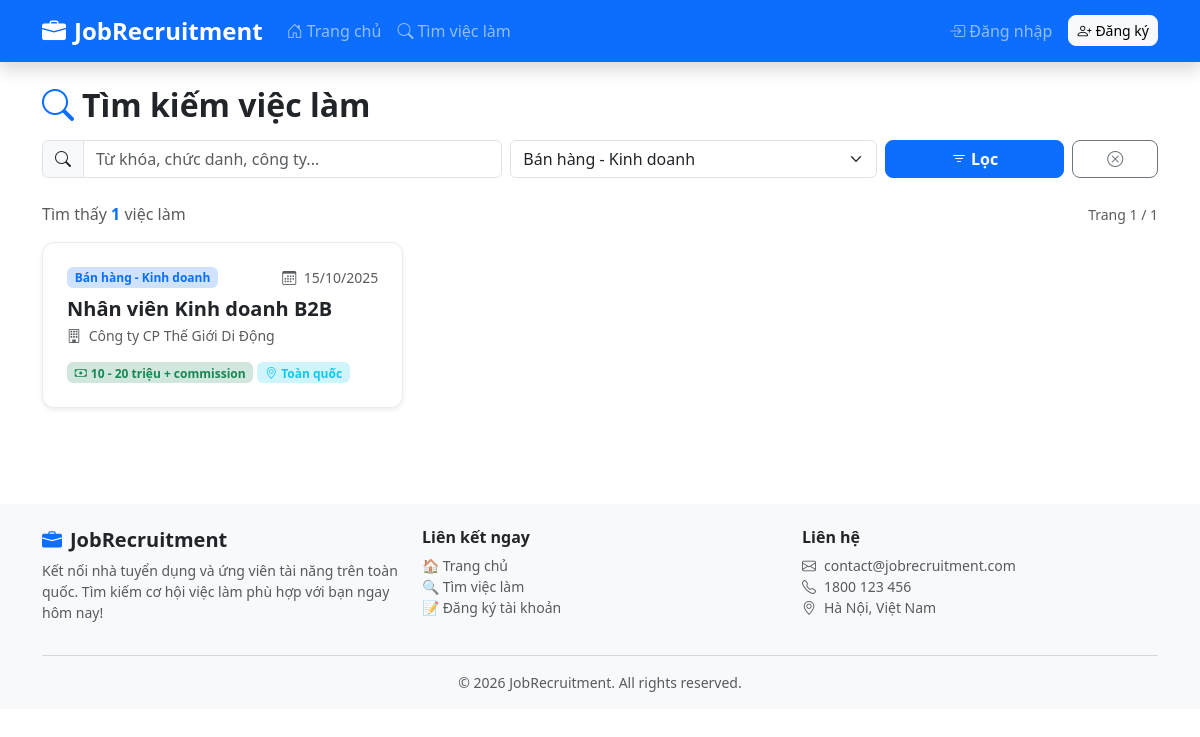
Page /jobs?category=8 on the committed database.
### tables this page shows
CREATE TABLE `jobs` (
    `id`           INT AUTO_INCREMENT PRIMARY KEY COMMENT 'Khóa chính',
    `category_id`  INT           NOT NULL         COMMENT 'Ngành nghề (FK → categories.id)',
    `title`        VARCHAR(200)  NOT NULL         COMMENT 'Tiêu đề vị trí tuyển dụng',
    `company`      VARCHAR(200)  NOT NULL         COMMENT 'Tên công ty tuyển dụng',
    `salary`       VARCHAR(100)  DEFAULT NULL     COMMENT 'Mức lương (VD: 10-15 triệu)',
    `location`     VARCHAR(200)  DEFAULT NULL     COMMENT 'Địa điểm làm việc',
    `description`  TEXT          DEFAULT NULL     COMMENT 'Mô tả công việc chi tiết',
    `requirements` TEXT          DEFAULT NULL     COMMENT 'Yêu cầu ứng viên',
    `benefits`     TEXT          DEFAULT NULL     COMMENT 'Quyền lợi được hưởng',
    `deadline`     DATE          DEFAULT NULL     COMMENT 'Hạn nộp hồ sơ',
    `status`       ENUM('active', 'closed') NOT NULL DEFAULT 'active' COMMENT 'Trạng thái: active=đang tuyển, closed=đã đóng',
    `created_at`   TIMESTAMP DEFAULT CURRENT_TIMESTAMP COMMENT 'Thời điểm đăng tin',
    CONSTRAINT `fk_jobs_category`
        FOREIGN KEY (`category_id`) REFERENCES `categories`(`id`) ON DELETE CASCADE
);

CREATE TABLE `categories` (
    `id`         INT AUTO_INCREMENT PRIMARY KEY COMMENT 'Khóa chính',
    `name`       VARCHAR(100) NOT NULL          COMMENT 'Tên ngành nghề',
    `created_at` TIMESTAMP DEFAULT CURRENT_TIMESTAMP
);

### core/Controller.php (called while the page is built, shortened)
<?php
abstract class Controller
{
    protected function render(string $view, array $data = []): void
    {
        extract($data);
        $viewPath = __DIR__ . '/../views/' . $view . '.php';
        require $viewPath;
    }
}

### controllers/JobController.php (called while the page is built, shortened)
<?php
class JobController extends Controller
{
    public function index(): void
    {
        $jobModel      = new Job();
        $categoryModel = new Category();
        $keyword    = trim($_GET['keyword']  ?? '');
        $categoryId = (int) ($_GET['category'] ?? 0);
        $page       = max(1, (int) ($_GET['page'] ?? 1));
        $perPage    = 9;
        $jobs      = $jobModel->getList($page, $perPage, $keyword, $categoryId);
        $totalJobs = $jobModel->countList($keyword, $categoryId);
        $totalPages = (int) ceil($totalJobs / $perPage);
        $categories = $categoryModel->getAllSimple();
        $this->render('jobs/index', [
            'jobs'        => $jobs,
            'categories'  => $categories,
            'keyword'     => $keyword,
            'categoryId'  => $categoryId,
            'page'        => $page,
            'totalPages'  => $totalPages,
            'totalJobs'   => $totalJobs,
            'flash'       => $this->getFlash(),
        ]);
    }
}

### index.php (called while the page is built, shortened)
<?php
require_once __DIR__ . '/config/database.php';
require_once __DIR__ . '/core/Database.php';
require_once __DIR__ . '/core/Model.php';
require_once __DIR__ . '/core/Controller.php';
require_once __DIR__ . '/models/Category.php';
require_once __DIR__ . '/models/Job.php';
require_once __DIR__ . '/controllers/JobController.php';
$router = new Router();
$router->get('/',     'HomeController', 'index');
$router->get('/home', 'HomeController', 'index');
$router->get( '/login',    'AuthController', 'loginForm');
$router->post('/login',    'AuthController', 'login');
$router->get( '/register', 'AuthController', 'registerForm');
$router->post('/register', 'AuthController', 'register');
$router->get( '/logout',   'AuthController', 'logout');
$router->get( '/jobs',        'JobController', 'index');
$router->get( '/jobs/detail', 'JobController', 'detail');
$router->get( '/jobs/apply',  'JobController', 'applyForm');
$router->post('/jobs/apply',  'JobController', 'apply');
$router->get( '/profile',        'ProfileController', 'index');
$router->post('/profile/update', 'ProfileController', 'update');
$router->get('/my-applications', 'ApplicationController', 'history');
$router->get('/admin',           'AdminDashboardController', 'index');
$router->get('/admin/dashboard', 'AdminDashboardController', 'index');
$router->get( '/admin/users',        'AdminUserController', 'index');
$router->get( '/admin/users/create', 'AdminUserController', 'createForm');
$router->post('/admin/users/create', 'AdminUserController', 'create');
$router->get( '/admin/users/edit',   'AdminUserController', 'editForm');
$router->post('/admin/users/edit',   'AdminUserController', 'edit');
$router->post('/admin/users/delete', 'AdminUserController', 'delete');
$router->get( '/admin/jobs',        'AdminJobController', 'index');
$router->get( '/admin/jobs/create', 'AdminJobController', 'createForm');
$router->post('/admin/jobs/create', 'AdminJobController', 'create');
$router->get( '/admin/jobs/edit',   'AdminJobController', 'editForm');
$router->post('/admin/jobs/edit',   'AdminJobController', 'edit');
$router->post('/admin/jobs/delete', 'AdminJobController', 'delete');
$router->get( '/admin/categories',        'AdminCategoryController', 'index');
$router->get( '/admin/categories/create', 'AdminCategoryController', 'createForm');
$router->post('/admin/categories/create', 'AdminCategoryController', 'create');
$router->get( '/admin/categories/edit',   'AdminCategoryController', 'editForm');
$router->post('/admin/categories/edit',   'AdminCategoryController', 'edit');
$router->post('/admin/categories/delete', 'AdminCategoryController', 'delete');
$router->get( '/admin/applications',               'AdminApplicationController', 'index');
$router->post('/admin/applications/update-status', 'AdminApplicationController', 'updateStatus');
$router->dispatch();

### core/Database.php (called while the page is built, shortened)
<?php
class Database
{
    private static ?PDO $instance = null;
    public static function getInstance(): PDO
    {
        if (self::$instance === null) {
            $dsn = sprintf(
                'mysql:host=%s;port=%d;dbname=%s;charset=%s',
                DB_HOST,
                DB_PORT,
                DB_NAME,
                DB_CHARSET
            );
            $options = [
                PDO::ATTR_ERRMODE            => PDO::ERRMODE_EXCEPTION,
                PDO::ATTR_DEFAULT_FETCH_MODE => PDO::FETCH_ASSOC,
                PDO::ATTR_EMULATE_PREPARES   => false,
            ];
            try {
                self::$instance = new PDO($dsn, DB_USER, DB_PASS, $options);
            } catch (PDOException $e) {
                error_log('Database connection failed: ' . $e->getMessage());
                die('<h3 style="color:red;text-align:center">Không thể kết nối database.<br>Vui lòng kiểm tra cấu hình trong config/database.php</h3>');
            }
        }
        return self::$instance;
    }
}

### core/Model.php (called while the page is built, shortened)
<?php
abstract class Model
{
    protected PDO $db;
    public function __construct()
    {
        $this->db = Database::getInstance();
    }
    protected function query(string $sql, array $params = []): array
    {
        $stmt = $this->db->prepare($sql);
        $stmt->execute($params);
        return $stmt->fetchAll();
    }
    protected function count(string $sql, array $params = []): int
    {
        $stmt = $this->db->prepare($sql);
        $stmt->execute($params);
        return (int) $stmt->fetchColumn();
    }
}

### models/Category.php (called while the page is built, shortened)
<?php
class Category extends Model
{
    public function getAllSimple(): array
    {
        return $this->query("SELECT `id`, `name` FROM `categories` ORDER BY `name` ASC");
    }
}

### models/Job.php (called while the page is built, shortened)
<?php
class Job extends Model
{
    public function getList(int $page = 1, int $perPage = 9, string $keyword = '', int $categoryId = 0): array
    {
        $offset = ($page - 1) * $perPage;
        $params = [];
        $where = ["j.status = 'active'"];
        if ($categoryId > 0) {
            $where[]  = "j.category_id = ?";
            $params[] = $categoryId;
        }
        $whereClause = 'WHERE ' . implode(' AND ', $where);
        $sql = "SELECT j.*, c.name AS category_name
                FROM `jobs` j
                LEFT JOIN `categories` c ON c.id = j.category_id
                {$whereClause}
                ORDER BY j.created_at DESC
                LIMIT {$perPage} OFFSET {$offset}";
        return $this->query($sql, $params);
    }
    public function countList(string $keyword = '', int $categoryId = 0): int
    {
        $params = [];
        $where  = ["status = 'active'"];
        if ($categoryId > 0) {
            $where[]  = "category_id = ?";
            $params[] = $categoryId;
        }
        $whereClause = 'WHERE ' . implode(' AND ', $where);
        return $this->count("SELECT COUNT(*) FROM `jobs` {$whereClause}", $params);
    }
}

### views/jobs/index.php (the view, shortened to what this page needs)
<?php
require_once __DIR__ . '/../layouts/header.php';
?>
<div class="container py-4">
    <div class="row mb-4">
        <div class="col-12">
            <h2 class="fw-bold mb-3">
                <i class="bi bi-search me-2 text-primary"></i>Tìm kiếm việc làm
            </h2>
            <form action="<?= BASE_URL ?>/jobs" method="GET" class="row g-2">
                <div class="col-md-5">
                    <div class="input-group">
                        <span class="input-group-text"><i class="bi bi-search"></i></span>
                        <input type="text" name="keyword" class="form-control"
                               placeholder="Từ khóa, chức danh, công ty..."
                               value="<?= htmlspecialchars($keyword) ?>">
                    </div>
                </div>
                <div class="col-md-4">
                    <select name="category" class="form-select">
                        <?php foreach ($categories as $cat): ?>
                        <option value="<?= $cat['id'] ?>"
                                <?= $categoryId == $cat['id'] ? 'selected' : '' ?>>
                            <?= htmlspecialchars($cat['name']) ?>
                        </option>
                        <?php endforeach; ?>
                    </select>
                </div>
                <div class="col-md-2">
                    <button type="submit" class="btn btn-primary w-100 fw-bold">
                        <i class="bi bi-filter me-1"></i>Lọc
                    </button>
                </div>
                <?php if ($keyword || $categoryId): ?>
                <div class="col-md-1">
                    <a href="<?= BASE_URL ?>/jobs" class="btn btn-outline-secondary w-100" title="Xóa bộ lọc">
                        <i class="bi bi-x-circle"></i>
                    </a>
                </div>
                <?php endif; ?>
            </form>
        </div>
    </div>
    <div class="d-flex justify-content-between align-items-center mb-3">
        <p class="text-muted mb-0">
            Tìm thấy <strong class="text-primary"><?= number_format($totalJobs) ?></strong> việc làm
        </p>
        <small class="text-muted">Trang <?= $page ?> / <?= max(1, $totalPages) ?></small>
    </div>
    <?php if (empty($jobs)): ?>
    <div class="text-center py-5">
        <i class="bi bi-search fs-1 text-muted"></i>
        <h5 class="mt-3 text-muted">Không tìm thấy việc làm phù hợp</h5>
        <p class="text-muted">Thử thay đổi từ khóa hoặc ngành nghề khác.</p>
        <a href="<?= BASE_URL ?>/jobs" class="btn btn-primary">Xem tất cả việc làm</a>
    </div>
    <?php else: ?>
    <div class="row g-3 mb-4">
        <?php foreach ($jobs as $job): ?>
        <div class="col-md-6 col-lg-4">
            <div class="card h-100 border-0 shadow-sm job-card">
                <div class="card-body p-4">
                    <div class="d-flex justify-content-between align-items-start mb-2">
                        <span class="badge bg-primary-subtle text-primary small">
                            <?= htmlspecialchars($job['category_name'] ?? '') ?>
                        </span>
                        <?php if ($job['deadline']): ?>
                        <small class="text-muted">
                            <i class="bi bi-calendar3 me-1"></i>
                            <?= date('d/m/Y', strtotime($job['deadline'])) ?>
                        </small>
                        <?php endif; ?>
                    </div>
                    <h5 class="card-title fw-bold mb-1 lh-sm">
                        <a href="<?= BASE_URL ?>/jobs/detail?id=<?= $job['id'] ?>"
                           class="text-decoration-none text-dark stretched-link">
                            <?= htmlspecialchars($job['title']) ?>
                        </a>
                    </h5>
                    <p class="text-muted mb-3 small">
                        <i class="bi bi-building me-1"></i>
                        <?= htmlspecialchars($job['company']) ?>
                    </p>
                    <div class="d-flex flex-wrap gap-1">
                        <?php if ($job['salary']): ?>
                        <span class="badge bg-success-subtle text-success">
                            <i class="bi bi-cash me-1"></i><?= htmlspecialchars($job['salary']) ?>
                        </span>
                        <?php endif; ?>
                        <?php if ($job['location']): ?>
                        <span class="badge bg-info-subtle text-info">
                            <i class="bi bi-geo-alt me-1"></i><?= htmlspecialchars($job['location']) ?>
                        </span>
                        <?php endif; ?>
                    </div>
                </div>
            </div>
        </div>
        <?php endforeach; ?>
    </div>
    <?php endif; ?>
</div>
<?php require_once __DIR__ . '/../layouts/footer.php'; ?>

### public/css/style.css (style rules this page uses)
:root { --primary: #0d6efd; --success: #198754; --text-dark: #212529; --bg-light: #f8f9fa; }
.job-card { border-radius: 12px; transition: transform .2s ease, box-shadow .2s ease; border: 1px solid #e9ecef !important; }
.btn { border-radius: 8px; }
.card { border-radius: 12px; }
.bg-primary-subtle { background-color: #cfe2ff !important; }
.bg-success-subtle { background-color: #d1e7dd !important; }
.bg-info-subtle { background-color: #cff4fc !important; }

### rows in the picture
jobs: category.name "Bán hàng - Kinh doanh", deadline "15/10/2025", title "Nhân viên Kinh doanh B2B", company "Công ty CP Thế Giới Di Động", salary "10 - 20 triệu + commission", location "Toàn quốc"

### other values in the picture
$totalJobs "1"
$page "1"
max(1, $totalPages) "1"
form field category "Bán hàng - Kinh doanh"
